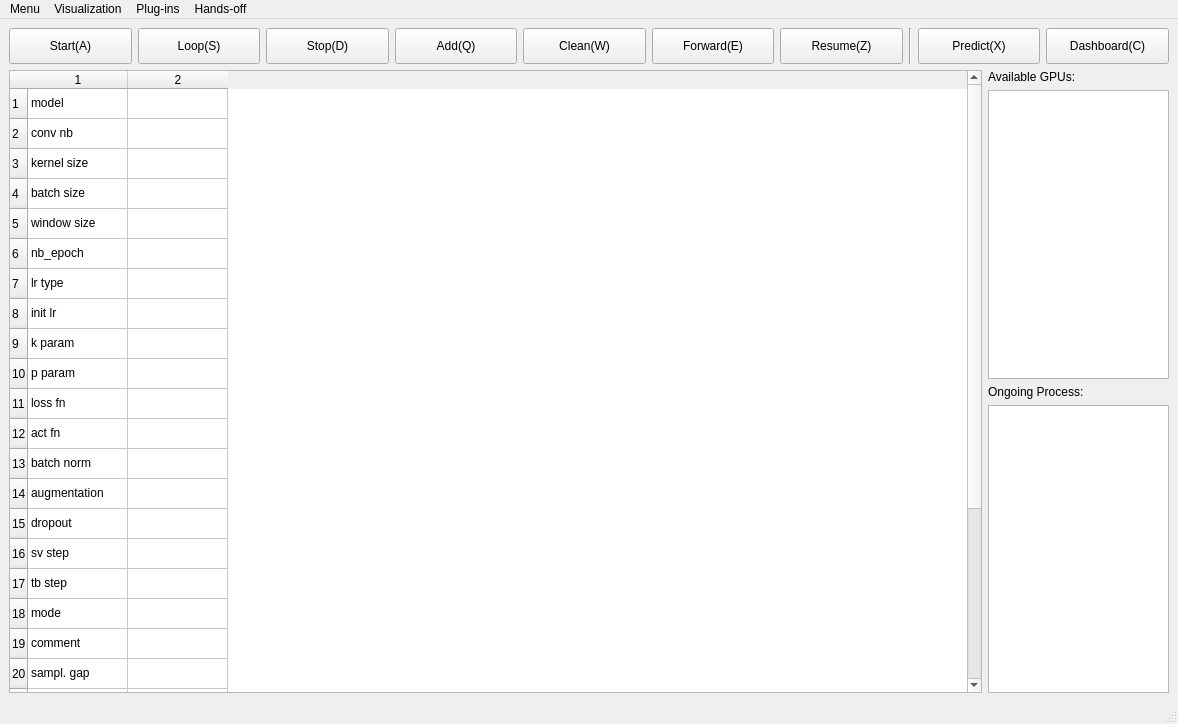
<?xml version="1.0" encoding="UTF-8"?>
<ui version="4.0">
 <class>LRCSNet</class>
 <widget class="QMainWindow" name="LRCSNet">
  <property name="geometry">
   <rect>
    <x>0</x>
    <y>0</y>
    <width>1178</width>
    <height>724</height>
   </rect>
  </property>
  <property name="windowTitle">
   <string>MainWindow</string>
  </property>
  <widget class="QWidget" name="centralwidget">
   <layout class="QGridLayout" name="gridLayout">
    <item row="0" column="0">
     <layout class="QVBoxLayout" name="verticalLayout_2">
      <item>
       <layout class="QHBoxLayout" name="horizontalLayout_2">
        <item>
         <widget class="QPushButton" name="start_button">
          <property name="minimumSize">
           <size>
            <width>0</width>
            <height>36</height>
           </size>
          </property>
          <property name="text">
           <string>Start(A)</string>
          </property>
          <property name="icon">
           <iconset>
            <normaloff>../img/play-button.png</normaloff>../img/play-button.png</iconset>
          </property>
          <property name="shortcut">
           <string>A</string>
          </property>
         </widget>
        </item>
        <item>
         <widget class="QPushButton" name="loop_button">
          <property name="minimumSize">
           <size>
            <width>0</width>
            <height>36</height>
           </size>
          </property>
          <property name="text">
           <string>Loop(S)</string>
          </property>
          <property name="icon">
           <iconset>
            <normaloff>../img/exchange_2.png</normaloff>
            <normalon>../img/exchange.png</normalon>../img/exchange_2.png</iconset>
          </property>
          <property name="shortcut">
           <string>S</string>
          </property>
          <property name="checkable">
           <bool>true</bool>
          </property>
         </widget>
        </item>
        <item>
         <widget class="QPushButton" name="stop_button">
          <property name="minimumSize">
           <size>
            <width>0</width>
            <height>36</height>
           </size>
          </property>
          <property name="text">
           <string>Stop(D)</string>
          </property>
          <property name="icon">
           <iconset>
            <normaloff>stop.png</normaloff>
            <normalon>../img/stop.png</normalon>stop.png</iconset>
          </property>
          <property name="shortcut">
           <string>D</string>
          </property>
         </widget>
        </item>
        <item>
         <widget class="QPushButton" name="add_button">
          <property name="minimumSize">
           <size>
            <width>0</width>
            <height>36</height>
           </size>
          </property>
          <property name="text">
           <string>Add(Q)</string>
          </property>
          <property name="icon">
           <iconset>
            <normaloff>plus.png</normaloff>
            <normalon>../img/plus.png</normalon>plus.png</iconset>
          </property>
          <property name="shortcut">
           <string>Q</string>
          </property>
         </widget>
        </item>
        <item>
         <widget class="QPushButton" name="clean_button">
          <property name="minimumSize">
           <size>
            <width>0</width>
            <height>36</height>
           </size>
          </property>
          <property name="text">
           <string>Clean(W)</string>
          </property>
          <property name="icon">
           <iconset>
            <normaloff>minus.png</normaloff>
            <normalon>../img/minus.png</normalon>minus.png</iconset>
          </property>
          <property name="shortcut">
           <string>W</string>
          </property>
         </widget>
        </item>
        <item>
         <widget class="QPushButton" name="forward_button">
          <property name="minimumSize">
           <size>
            <width>0</width>
            <height>36</height>
           </size>
          </property>
          <property name="text">
           <string>Forward(E)</string>
          </property>
          <property name="icon">
           <iconset>
            <normaloff>reply.png</normaloff>
            <normalon>../img/reply.png</normalon>reply.png</iconset>
          </property>
          <property name="shortcut">
           <string>E</string>
          </property>
         </widget>
        </item>
        <item>
         <widget class="QPushButton" name="pushButton">
          <property name="minimumSize">
           <size>
            <width>0</width>
            <height>36</height>
           </size>
          </property>
          <property name="text">
           <string>Resume(Z)</string>
          </property>
          <property name="icon">
           <iconset>
            <normaloff>resume.png</normaloff>
            <normalon>../img/resume.png</normalon>resume.png</iconset>
          </property>
          <property name="shortcut">
           <string>Z</string>
          </property>
         </widget>
        </item>
        <item>
         <widget class="Line" name="line">
          <property name="orientation">
           <enum>Qt::Vertical</enum>
          </property>
         </widget>
        </item>
        <item>
         <widget class="QPushButton" name="predict_button">
          <property name="minimumSize">
           <size>
            <width>0</width>
            <height>36</height>
           </size>
          </property>
          <property name="text">
           <string>Predict(X)</string>
          </property>
          <property name="icon">
           <iconset>
            <normaloff>rubik.png</normaloff>
            <normalon>../img/rubik.png</normalon>rubik.png</iconset>
          </property>
          <property name="iconSize">
           <size>
            <width>20</width>
            <height>20</height>
           </size>
          </property>
          <property name="shortcut">
           <string>X</string>
          </property>
         </widget>
        </item>
        <item>
         <widget class="QPushButton" name="dashboard_button">
          <property name="minimumSize">
           <size>
            <width>0</width>
            <height>36</height>
           </size>
          </property>
          <property name="text">
           <string>Dashboard(C)</string>
          </property>
          <property name="icon">
           <iconset>
            <normaloff>speedometer.png</normaloff>
            <normalon>../img/speedometer.png</normalon>speedometer.png</iconset>
          </property>
          <property name="iconSize">
           <size>
            <width>20</width>
            <height>20</height>
           </size>
          </property>
          <property name="shortcut">
           <string>C</string>
          </property>
         </widget>
        </item>
       </layout>
      </item>
      <item>
       <layout class="QHBoxLayout" name="horizontalLayout" stretch="0,0">
        <property name="sizeConstraint">
         <enum>QLayout::SetMaximumSize</enum>
        </property>
        <item>
         <widget class="QTableWidget" name="tableWidget">
          <property name="sizePolicy">
           <sizepolicy hsizetype="Expanding" vsizetype="Expanding">
            <horstretch>0</horstretch>
            <verstretch>0</verstretch>
           </sizepolicy>
          </property>
          <property name="minimumSize">
           <size>
            <width>801</width>
            <height>601</height>
           </size>
          </property>
          <property name="maximumSize">
           <size>
            <width>16777215</width>
            <height>16777215</height>
           </size>
          </property>
          <property name="dragEnabled">
           <bool>false</bool>
          </property>
          <property name="sortingEnabled">
           <bool>false</bool>
          </property>
          <property name="rowCount">
           <number>28</number>
          </property>
          <property name="columnCount">
           <number>2</number>
          </property>
          <attribute name="horizontalHeaderDefaultSectionSize">
           <number>100</number>
          </attribute>
          <attribute name="horizontalHeaderMinimumSectionSize">
           <number>18</number>
          </attribute>
          <row/>
          <row/>
          <row/>
          <row/>
          <row/>
          <row/>
          <row/>
          <row/>
          <row/>
          <row/>
          <row/>
          <row/>
          <row/>
          <row/>
          <row/>
          <row/>
          <row/>
          <row/>
          <row/>
          <row/>
          <row/>
          <row/>
          <row/>
          <row/>
          <row/>
          <row/>
          <row/>
          <row/>
          <column/>
          <column/>
          <item row="0" column="0">
           <property name="text">
            <string>model</string>
           </property>
          </item>
          <item row="1" column="0">
           <property name="text">
            <string>conv nb</string>
           </property>
          </item>
          <item row="2" column="0">
           <property name="text">
            <string>kernel size</string>
           </property>
          </item>
          <item row="3" column="0">
           <property name="text">
            <string>batch size</string>
           </property>
          </item>
          <item row="4" column="0">
           <property name="text">
            <string>window size</string>
           </property>
          </item>
          <item row="5" column="0">
           <property name="text">
            <string>nb_epoch</string>
           </property>
           <property name="background">
            <brush brushstyle="NoBrush">
             <color alpha="255">
              <red>128</red>
              <green>255</green>
              <blue>7</blue>
             </color>
            </brush>
           </property>
          </item>
          <item row="6" column="0">
           <property name="text">
            <string>lr type</string>
           </property>
           <property name="background">
            <brush brushstyle="NoBrush">
             <color alpha="255">
              <red>128</red>
              <green>255</green>
              <blue>7</blue>
             </color>
            </brush>
           </property>
          </item>
          <item row="7" column="0">
           <property name="text">
            <string>init lr</string>
           </property>
          </item>
          <item row="8" column="0">
           <property name="text">
            <string>k param</string>
           </property>
          </item>
          <item row="9" column="0">
           <property name="text">
            <string>p param</string>
           </property>
          </item>
          <item row="10" column="0">
           <property name="text">
            <string>loss fn</string>
           </property>
          </item>
          <item row="11" column="0">
           <property name="text">
            <string>act fn</string>
           </property>
          </item>
          <item row="12" column="0">
           <property name="text">
            <string>batch norm</string>
           </property>
          </item>
          <item row="13" column="0">
           <property name="text">
            <string>augmentation</string>
           </property>
          </item>
          <item row="14" column="0">
           <property name="text">
            <string>dropout</string>
           </property>
          </item>
          <item row="15" column="0">
           <property name="text">
            <string>sv step</string>
           </property>
          </item>
          <item row="16" column="0">
           <property name="text">
            <string>tb step</string>
           </property>
          </item>
          <item row="17" column="0">
           <property name="text">
            <string>mode</string>
           </property>
          </item>
          <item row="18" column="0">
           <property name="text">
            <string>comment</string>
           </property>
          </item>
          <item row="19" column="0">
           <property name="text">
            <string>sampl. gap</string>
           </property>
          </item>
          <item row="20" column="0">
           <property name="text">
            <string>stop. crit.</string>
           </property>
          </item>
          <item row="21" column="0">
           <property name="text">
            <string>correction</string>
           </property>
          </item>
          <item row="22" column="0">
           <property name="text">
            <string>trn repo path</string>
           </property>
          </item>
          <item row="23" column="0">
           <property name="text">
            <string>val repo path</string>
           </property>
          </item>
          <item row="24" column="0">
           <property name="text">
            <string>tst repo path</string>
           </property>
          </item>
          <item row="25" column="0">
           <property name="text">
            <string>mdl. saved path</string>
           </property>
          </item>
          <item row="26" column="0">
           <property name="text">
            <string>ckpt path</string>
           </property>
          </item>
          <item row="27" column="0">
           <property name="text">
            <string>nodes</string>
           </property>
          </item>
         </widget>
        </item>
        <item>
         <layout class="QVBoxLayout" name="verticalLayout">
          <item>
           <widget class="QLabel" name="label">
            <property name="sizePolicy">
             <sizepolicy hsizetype="Minimum" vsizetype="Preferred">
              <horstretch>0</horstretch>
              <verstretch>0</verstretch>
             </sizepolicy>
            </property>
            <property name="maximumSize">
             <size>
              <width>181</width>
              <height>16777215</height>
             </size>
            </property>
            <property name="text">
             <string>Available GPUs:</string>
            </property>
           </widget>
          </item>
          <item>
           <widget class="QListWidget" name="AvailableGPUs">
            <property name="sizePolicy">
             <sizepolicy hsizetype="Minimum" vsizetype="Expanding">
              <horstretch>0</horstretch>
              <verstretch>0</verstretch>
             </sizepolicy>
            </property>
            <property name="maximumSize">
             <size>
              <width>181</width>
              <height>16777215</height>
             </size>
            </property>
           </widget>
          </item>
          <item>
           <widget class="QLabel" name="label_2">
            <property name="sizePolicy">
             <sizepolicy hsizetype="Minimum" vsizetype="Preferred">
              <horstretch>0</horstretch>
              <verstretch>0</verstretch>
             </sizepolicy>
            </property>
            <property name="maximumSize">
             <size>
              <width>181</width>
              <height>16777215</height>
             </size>
            </property>
            <property name="text">
             <string>Ongoing Process:</string>
            </property>
           </widget>
          </item>
          <item>
           <widget class="QListWidget" name="ongoing_process">
            <property name="sizePolicy">
             <sizepolicy hsizetype="Minimum" vsizetype="Expanding">
              <horstretch>0</horstretch>
              <verstretch>0</verstretch>
             </sizepolicy>
            </property>
            <property name="maximumSize">
             <size>
              <width>181</width>
              <height>16777215</height>
             </size>
            </property>
           </widget>
          </item>
         </layout>
        </item>
       </layout>
      </item>
     </layout>
    </item>
   </layout>
  </widget>
  <widget class="QMenuBar" name="menubar">
   <property name="geometry">
    <rect>
     <x>0</x>
     <y>0</y>
     <width>1178</width>
     <height>22</height>
    </rect>
   </property>
   <widget class="QMenu" name="menuMenu">
    <property name="enabled">
     <bool>true</bool>
    </property>
    <property name="title">
     <string>Menu</string>
    </property>
    <addaction name="About_us"/>
    <addaction name="separator"/>
    <addaction name="Preferences"/>
    <addaction name="Exit"/>
   </widget>
   <widget class="QMenu" name="menuPlugin">
    <property name="title">
     <string>Plug-ins</string>
    </property>
    <addaction name="Activations"/>
    <addaction name="Loss_Landscape"/>
    <addaction name="Random_Forest"/>
    <addaction name="Metrics"/>
    <addaction name="Thresholding"/>
   </widget>
   <widget class="QMenu" name="menuVisualization">
    <property name="title">
     <string>Visualization</string>
    </property>
    <addaction name="ActViewer"/>
    <addaction name="Volumes_Viewer"/>
    <addaction name="AugViewer"/>
    <addaction name="GradViewer"/>
   </widget>
   <widget class="QMenu" name="menuHands_off">
    <property name="title">
     <string>Hands-off</string>
    </property>
    <addaction name="actionGrid_Search"/>
    <addaction name="actionGassian_Process"/>
   </widget>
   <addaction name="menuMenu"/>
   <addaction name="menuVisualization"/>
   <addaction name="menuPlugin"/>
   <addaction name="menuHands_off"/>
  </widget>
  <widget class="QStatusBar" name="statusbar"/>
  <action name="About_us">
   <property name="text">
    <string>About us</string>
   </property>
  </action>
  <action name="Activations">
   <property name="text">
    <string>Activations</string>
   </property>
  </action>
  <action name="Exit">
   <property name="text">
    <string>Exit</string>
   </property>
  </action>
  <action name="Loss_Landscape">
   <property name="text">
    <string>Loss-Landscape</string>
   </property>
  </action>
  <action name="Random_Forest">
   <property name="text">
    <string>Random-Forest</string>
   </property>
  </action>
  <action name="Metrics">
   <property name="text">
    <string>Metrics</string>
   </property>
  </action>
  <action name="Preferences">
   <property name="text">
    <string>Preferences</string>
   </property>
  </action>
  <action name="ActViewer">
   <property name="text">
    <string>ActViewer</string>
   </property>
  </action>
  <action name="Volumes_Viewer">
   <property name="text">
    <string>VolViewer</string>
   </property>
  </action>
  <action name="AugViewer">
   <property name="text">
    <string>AugViewer</string>
   </property>
  </action>
  <action name="GradViewer">
   <property name="text">
    <string>GradViewer</string>
   </property>
  </action>
  <action name="Thresholding">
   <property name="text">
    <string>Threshold</string>
   </property>
  </action>
  <action name="actionGrid_Search">
   <property name="text">
    <string>Grid Search</string>
   </property>
  </action>
  <action name="actionGassian_Process">
   <property name="text">
    <string>Gassian Process</string>
   </property>
  </action>
 </widget>
 <resources/>
 <connections/>
</ui>
